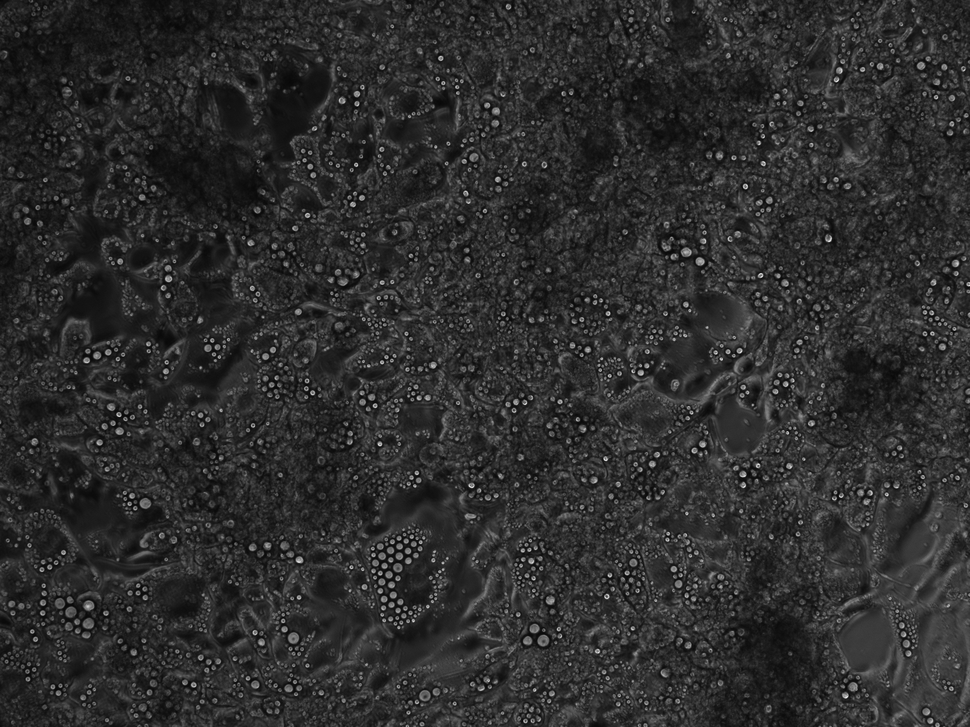
%> input picture SICM/R4D1S1d05I2wi2.tif, 970 x 727 px, shrunk from 1388 x 1040 before the run
$ octave --eval "result = attempt2(imread('R4D1S1d05I2wi2.tif'));"   (GNU Octave 9; MATLAB toolbox functions it lacks are replaced by stand-ins)
%> lines starting %> are read from the running program, lines starting %| are printed output that depends on the picture; in (x1, y1, x2, y2) boxes, pixels count from 0 and x2, y2 are one past the last pixel; in counts of white or black regions, pixels touching at a corner belong together; the program's own positions count from 1
function [allBlobDiams] = attempt2(im)
% This function takes in a matrix representing an image, and returns the diameters of the lipid droplets

im_gray = imadjust(im);
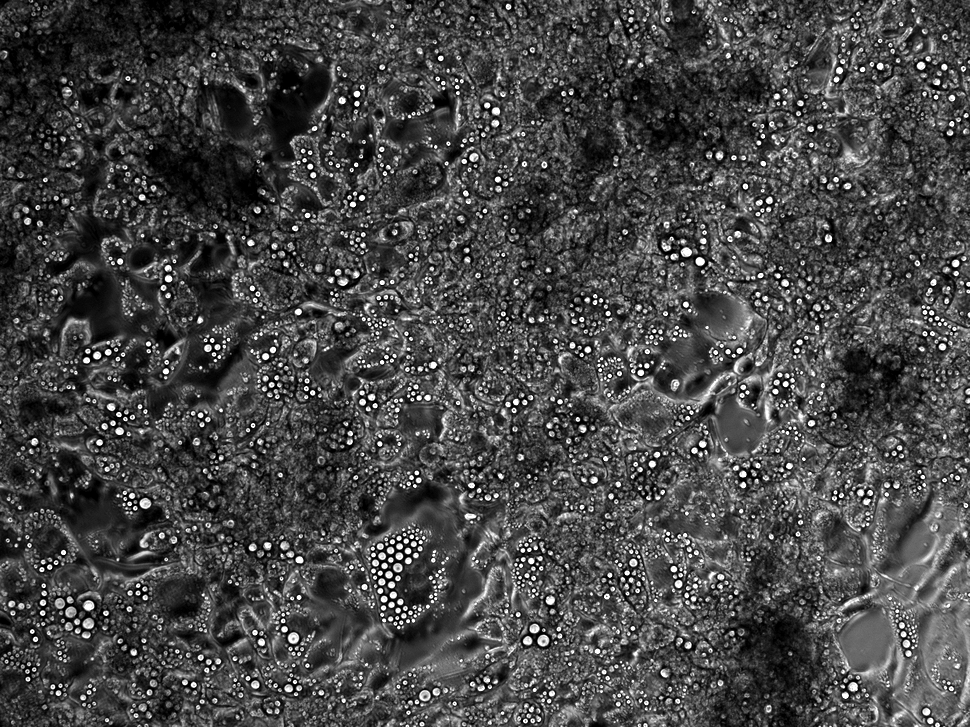
%> im_gray: size 727x970 uint8; min 0, max 255, mean 71.1
im_gray = mat2gray(im_gray);
%> im_gray: size 727x970 double

% Create binary image with calculated threshold
threshold = graythresh(im_gray);
%> threshold = 0.363
bin_image = im2bw(im_gray,threshold*1.2);
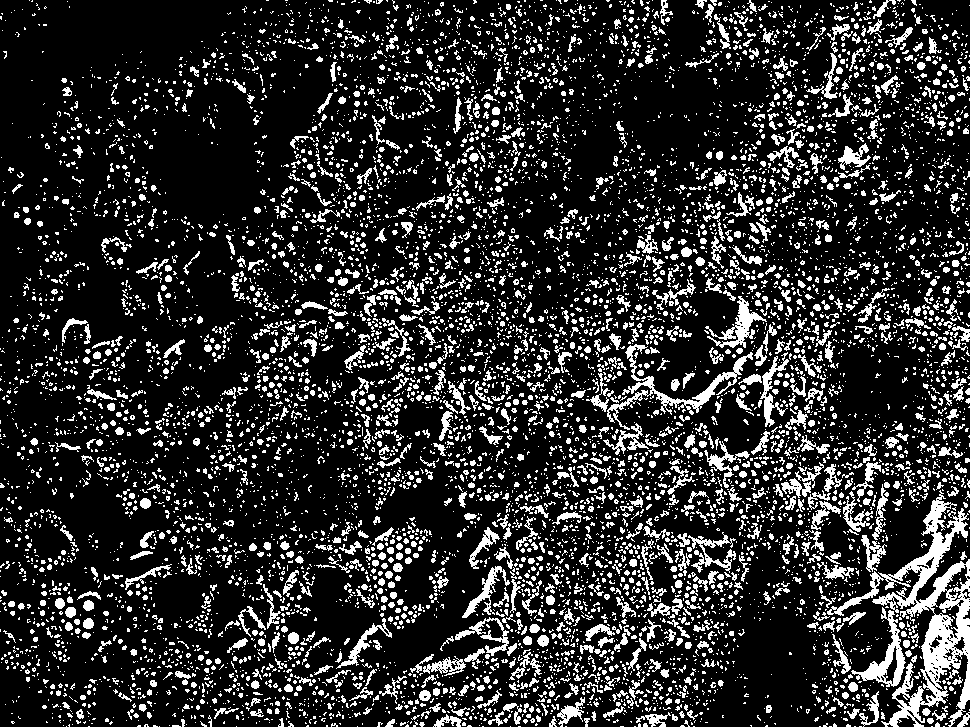
%> bin_image: size 727x970 logical; 17.9% white; 9321 white regions (7846 under 20 px), largest, box (x1, y1, x2, y2) and area: (872, 490, 970, 727) 7373, (607, 344, 753, 430) 1724, (851, 607, 906, 687) 1153

% Filters image to get rid of random specks
bin_image = medfilt2(bin_image,[8 8]);
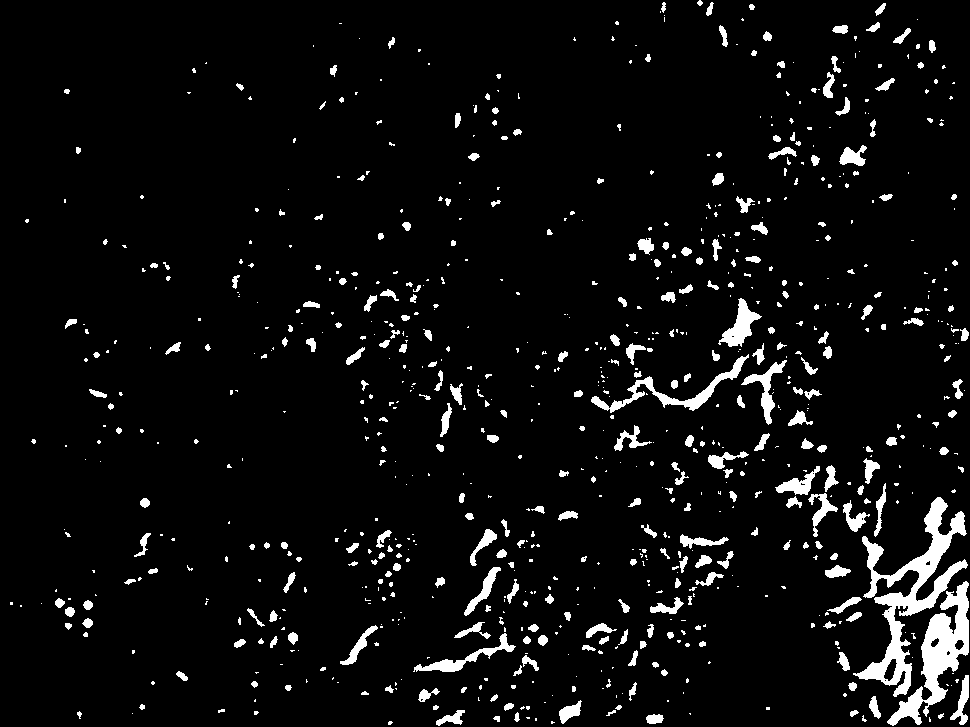
%> bin_image: size 727x970 logical; 5.4% white; 838 white regions (521 under 20 px)

% Labels the image
[labeled_im,num_of_objects]=bwlabel(bin_image,8);
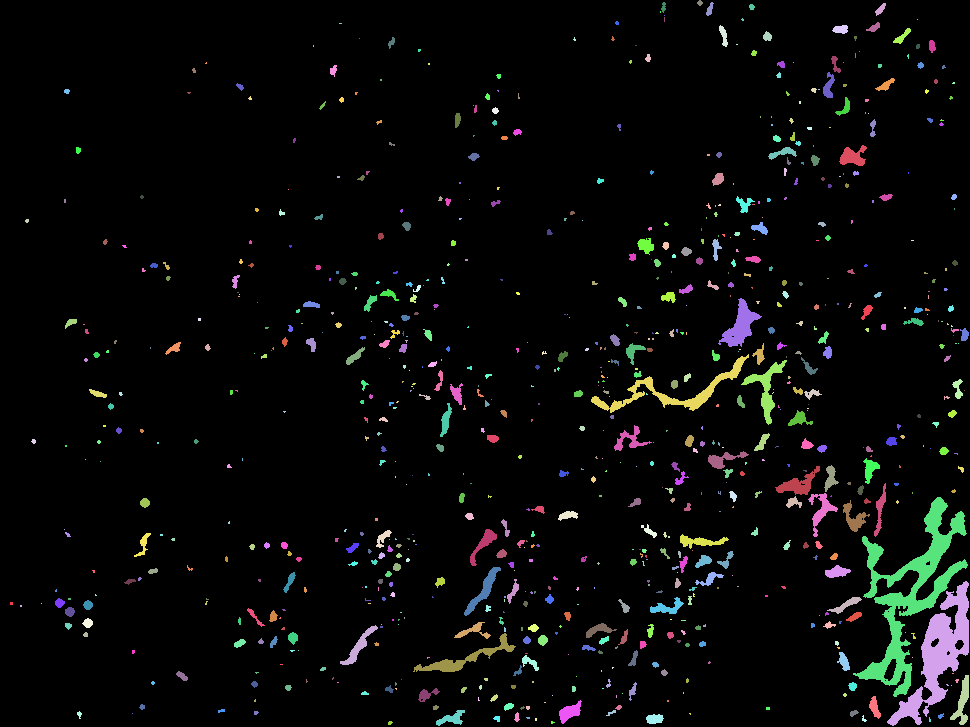
%> labeled_im: size 727x970 double; 839 distinct labels, from 0 to 838; one colour per label, 0 black
%> num_of_objects = 838

% Gets the blob properties
blobMeasurements = regionprops(labeled_im,'all');
%> blobMeasurements = 838 regions; largest, box (x1, y1, x2, y2), Area, Centroid, MajorAxisLength, MinorAxisLength and Eccentricity: (853, 497, 968, 697) 5503 [911.8 592.9] 217.6 83.65 0.923, (887, 581, 969, 726) 3732 [939.6 654.9] 157.3 43.18 0.962, (591, 354, 749, 413) 1425 [674 392.1] 181 40.78 0.974
allBlobAreas = [blobMeasurements.Area];
%> allBlobAreas = 838 values, max 5503 at index 739, min 1 at index 5, mean 45.56
allBlobPerimeters = [blobMeasurements.Perimeter];
%> allBlobPerimeters = 838 values, max 1194.2 at index 739, min 0 at index 5, mean 19.45
allBlobExtents = [blobMeasurements.Extent];
%> allBlobExtents = 838 values, max 1 at index 1, min 0.153 at index 410, mean 0.748
allBlobSolidity = [blobMeasurements.Solidity];
%> allBlobSolidity = 838 values, max 1 at index 1, min 0.295 at index 410, mean 0.914
allBlobCircularities = (4*3.14.*allBlobAreas)./(allBlobPerimeters.^2); % Isoperimetric inequality

% Decides what is permissible based on area, solidity, extent, and circularity
allowableArea = (allBlobAreas > 10) & (allBlobAreas < max(allBlobAreas));
%> allowableArea = 838 logical values, 461 true
allowableExtent = (allBlobExtents >= 0.50);
%> allowableExtent = 838 logical values, 752 true
allowableCircularity = (allBlobCircularities >= 0.8);
%> allowableCircularity = 838 logical values, 699 true
allowableSolidity = (allBlobSolidity > 0.5);
%> allowableSolidity = 838 logical values, 832 true

BWcircles = ismember(labeled_im, find(allowableArea & (allowableCircularity | allowableExtent) & allowableSolidity ));
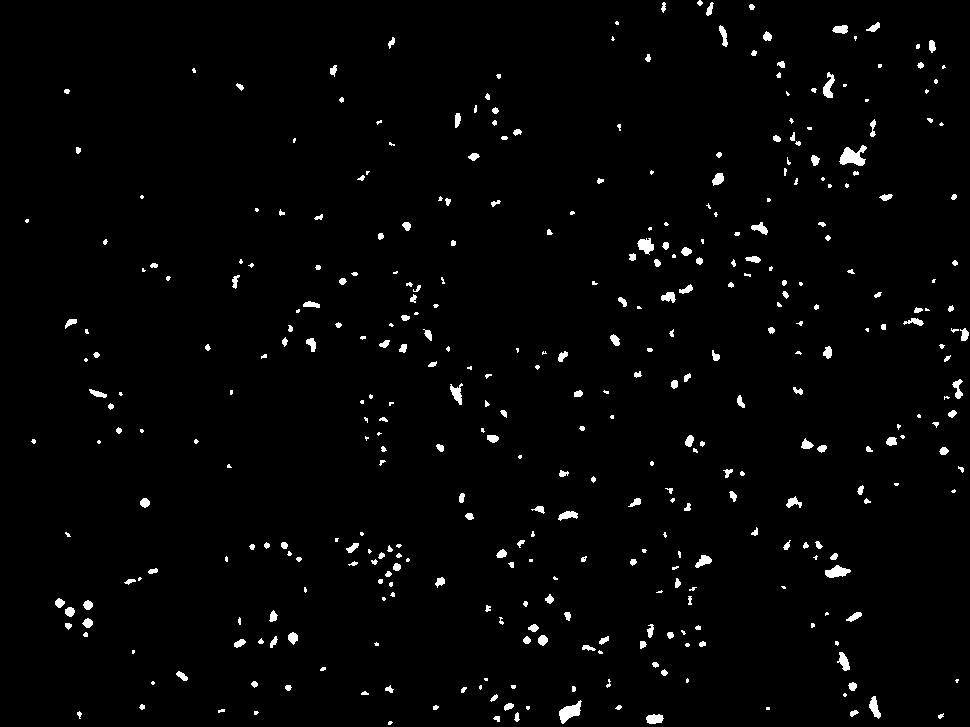
%> BWcircles: size 727x970 logical; 1.9% white; 381 white regions (142 under 20 px)

% Filters out more false positives by looking at the intensity profiles of each blob across the diameter
measurements = regionprops(BWcircles,'all');
%> measurements = 381 regions; largest, box (x1, y1, x2, y2), Area, Centroid, MajorAxisLength, MinorAxisLength and Eccentricity: (839, 145, 867, 166) 342 [853.4 157.3] 28.86 19.84 0.726, (559, 700, 582, 724) 276 [570.4 712.7] 28.07 13.86 0.87, (825, 565, 851, 578) 207 [837.6 572.6] 25.63 10.91 0.905
C = cat(1,measurements.Centroid);
%> C = 381 rows, first 12: [27.62 221.4; 34.28 441.9; 60.21 603.5; 67.46 91.88; 71.36 323.2; 68.35 535.2; 70.45 612.3; 68.86 626.4; 78.79 150.8; 80 715.1; 88.49 623.6; 88.62 605.6]
rad = cat(1,measurements.MajorAxisLength)/2 + 7;
%> rad = 381 values, max 21.43 at index 327, min 9 at index 14, mean 11.19

allowableProfile = zeros(1,size(C,1));
for i = 1:size(C,1)
    xi = [C(i,1)-rad(i),C(i,1)+rad(i)];
    yi = [C(i,2)-rad(i),C(i,2)+rad(i)];
    c = improfile(im_gray,xi,yi,100);
    profile_gradient = gradient(c);

    [maxpks,maxloc] = findpeaks(profile_gradient,'MinPeakDistance',10,'SortStr','descend');
    [minpks,minloc] = findpeaks(-1*profile_gradient,'MinPeakDistance',10,'SortStr','descend');


    if maxpks(1) >= 0.12 && minpks(1) >= 0.12
        allowableProfile(i) = 1;
    end

end
%> this loop made 1 pass
%> (xi, yi) on pass 1: ([18.38 36.85], [212.1 230.6])

BWcircles = ismember(bwlabel(BWcircles,8), find(allowableProfile));


[labeled_im]=bwlabel(BWcircles,8);
blobMeasurements = regionprops(labeled_im,'MajorAxisLength','Area');
allBlobDiams = [blobMeasurements.MajorAxisLength];

end
%> (the run ends here)
